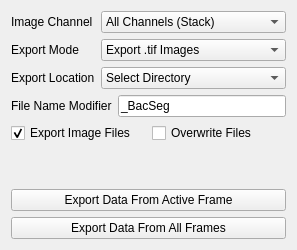
          <widget class="QWidget" name="tab_18">
           <attribute name="title">
            <string>Export Frames</string>
           </attribute>
           <layout class="QVBoxLayout" name="verticalLayout_26">
            <item>
             <layout class="QFormLayout" name="formLayout_6">
              <item row="1" column="1">
               <widget class="QComboBox" name="export_mode">
                <item>
                 <property name="text">
                  <string>Export .tif Images</string>
                 </property>
                </item>
                <item>
                 <property name="text">
                  <string>Export .tif Masks</string>
                 </property>
                </item>
                <item>
                 <property name="text">
                  <string>Export .tif Images and Masks</string>
                 </property>
                </item>
                <item>
                 <property name="text">
                  <string>Export Cellpose</string>
                 </property>
                </item>
                <item>
                 <property name="text">
                  <string>Export Oufti</string>
                 </property>
                </item>
                <item>
                 <property name="text">
                  <string>Export ImageJ</string>
                 </property>
                </item>
                <item>
                 <property name="text">
                  <string>Export JSON</string>
                 </property>
                </item>
                <item>
                 <property name="text">
                  <string>Export CSV</string>
                 </property>
                </item>
               </widget>
              </item>
              <item row="1" column="0">
               <widget class="QLabel" name="label_19">
                <property name="text">
                 <string>Export Mode</string>
                </property>
               </widget>
              </item>
              <item row="2" column="1">
               <widget class="QComboBox" name="export_location">
                <property name="currentIndex">
                 <number>1</number>
                </property>
                <item>
                 <property name="text">
                  <string>Import Directory</string>
                 </property>
                </item>
                <item>
                 <property name="text">
                  <string>Select Directory</string>
                 </property>
                </item>
               </widget>
              </item>
              <item row="2" column="0">
               <widget class="QLabel" name="label_44">
                <property name="text">
                 <string>Export Location</string>
                </property>
               </widget>
              </item>
              <item row="0" column="1">
               <widget class="QComboBox" name="export_channel">
                <item>
                 <property name="text">
                  <string>All Channels (Stack)</string>
                 </property>
                </item>
                <item>
                 <property name="text">
                  <string>First Three Channels (RGB)</string>
                 </property>
                </item>
               </widget>
              </item>
              <item row="0" column="0">
               <widget class="QLabel" name="label_45">
                <property name="text">
                 <string>Image Channel</string>
                </property>
               </widget>
              </item>
             </layout>
            </item>
            <item>
             <layout class="QFormLayout" name="formLayout_5">
              <item row="0" column="0">
               <widget class="QLabel" name="label_26">
                <property name="text">
                 <string>File Name Modifier</string>
                </property>
               </widget>
              </item>
              <item row="0" column="1">
               <widget class="QLineEdit" name="export_modifier">
                <property name="text">
                 <string>_BacSeg</string>
                </property>
               </widget>
              </item>
             </layout>
            </item>
            <item>
             <layout class="QGridLayout" name="gridLayout_32">
              <item row="0" column="0">
               <widget class="QCheckBox" name="export_image_setting">
                <property name="text">
                 <string>Export Image Files</string>
                </property>
                <property name="checked">
                 <bool>true</bool>
                </property>
               </widget>
              </item>
              <item row="0" column="1">
               <widget class="QCheckBox" name="export_overwrite_setting">
                <property name="text">
                 <string>Overwrite Files</string>
                </property>
               </widget>
              </item>
             </layout>
            </item>
            <item>
             <spacer name="verticalSpacer_12">
              <property name="orientation">
               <enum>Qt::Vertical</enum>
              </property>
              <property name="sizeHint" stdset="0">
               <size>
                <width>20</width>
                <height>40</height>
               </size>
              </property>
             </spacer>
            </item>
            <item>
             <widget class="QPushButton" name="export_active">
              <property name="text">
               <string>Export Data From Active Frame</string>
              </property>
             </widget>
            </item>
            <item>
             <widget class="QPushButton" name="export_all">
              <property name="text">
               <string>Export Data From All Frames</string>
              </property>
             </widget>
            </item>
           </layout>
          </widget>
